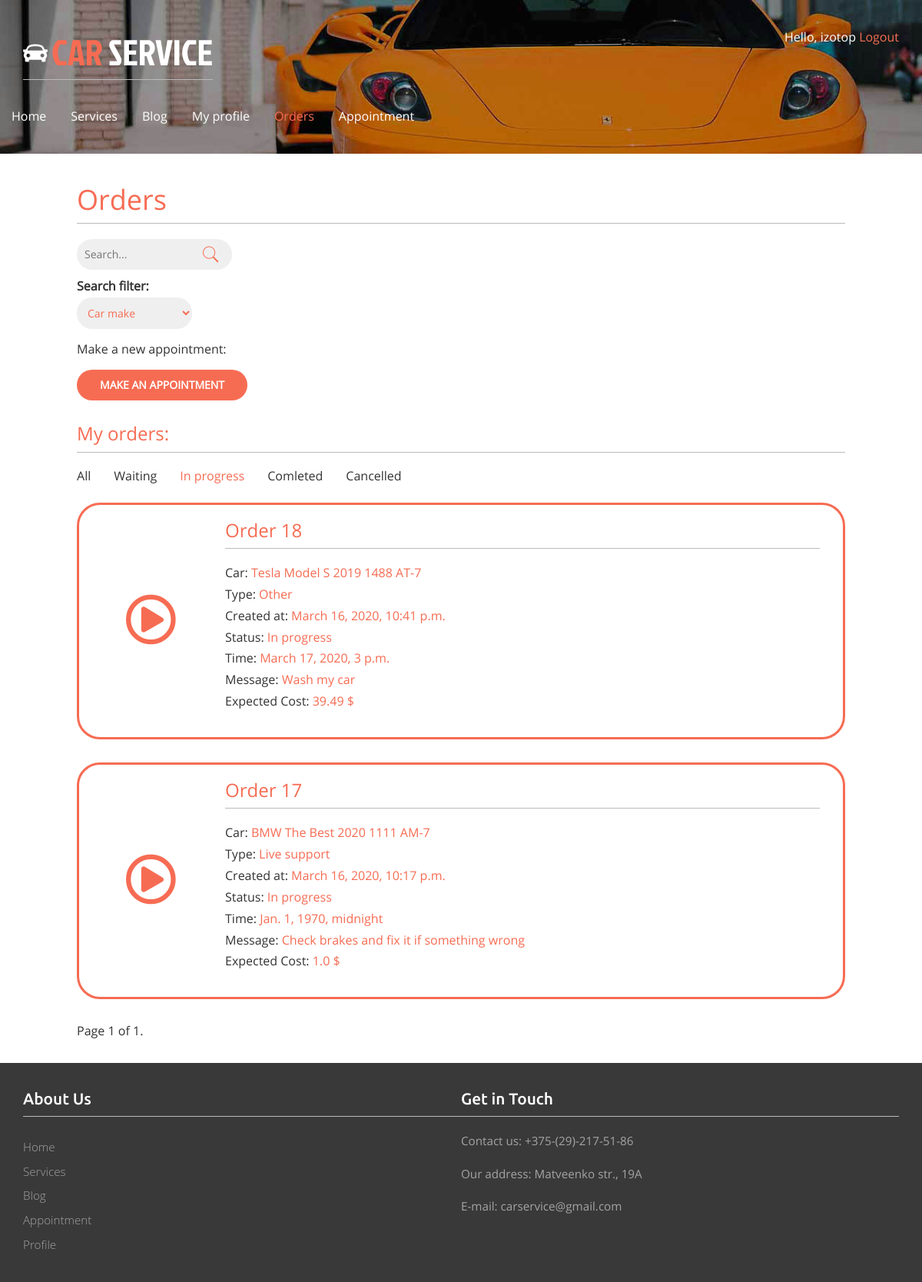
Page /orders/?filter=in-progress (signed in) on the committed database.
### orders/models.py (models this page shows)
class Order(models.Model):
    WORK_TYPE_CHOICES = [
        ('Live support','Live support'),
        ('Repair service', 'Repair service'),
        ('Complete care', 'Complete care'),
        ('Spare parts', 'Spare parts'),
        ('Sales service', 'Sales service'),
        ('Tyre service', 'Tyre service'),
        ('Other', 'Other')
    ]
    STATUS_CHOICES = (
        ('Waiting', 'Waiting'),
        ('In progress', 'In progress'),
        ('Completed', 'Completed'),
        ('Cancelled', 'Canceled'),
    )
    user = models.ForeignKey(User, on_delete=models.CASCADE, related_name='orders')
    profile = models.ForeignKey(Profile, on_delete=models.CASCADE, related_name='user_orders')
    date = models.ForeignKey(OrderDate, on_delete=models.CASCADE, default=1, related_name='order_dates')
    car = models.ForeignKey(Car, on_delete=models.CASCADE, related_name='cars')
    type = models.CharField(choices=WORK_TYPE_CHOICES, max_length=50, default='Other')
    created_at = models.DateTimeField(auto_now_add=True)
    closed_at = models.DateTimeField(null=True)
    status = models.CharField(choices=STATUS_CHOICES, max_length=50, default='Waiting')
    price = models.FloatField(null=True)
    message = models.TextField(max_length=250)

class OrderDate(models.Model):
    ORDER_DATE_CHOICES = [
        ('09:00', '09:00:00'),
        ('10:00', '10:00:00'),
        ('11:00', '11:00:00'),
        ('12:00', '12:00:00'),
        ('13:00', '13:00:00'),
        ('14:00', '14:00:00'),
        ('15:00', '15:00:00'),
        ('16:00', '16:00:00')
    ]
    order_id = models.IntegerField()
    date = models.DateField()
    time = models.TimeField()

### account/models.py (models this page shows)
class Car(models.Model):
    user = models.ForeignKey(User, on_delete=models.CASCADE, related_name='car')
    make = models.CharField(max_length=50)
    model = models.CharField(max_length=100)
    year = models.IntegerField()
    vin = models.CharField(max_length=10)

### orders/views.py (the view, shortened to what this page needs)
# urls.py: path('orders/', include('orders.urls')),
@login_required
def orders(request):
    if request.user.is_superuser:
        object_list = Order.objects.order_by('-created_at')
    else:
        object_list = request.user.orders.all().order_by('-created_at')
    filter = request.GET.get('filter')
    filter_values = {'waiting':'Waiting', 'in-progress':'In progress', 'completed':'Completed', 'cancelled':'Cancelled'}
    if filter:
        object_list = object_list.filter(status=filter_values[filter])
    query = request.GET.get('query')
    search = request.GET.get('search')
    paginator = Paginator(object_list, 3) # По 3 статьи на каждой странице.
    page = request.GET.get('page')
    try:
        orders = paginator.page(page)
        print('Orders:', orders.object_list)
    except PageNotAnInteger:        # Если страница не является целым числом, возвращаем первую страницу.
        orders = paginator.page(1)
        print('PgNotInt:', orders)
    except EmptyPage:        # Если номер страницы больше, чем общее количество страниц, возвращаем последнюю.
        orders = paginator.page(paginator.num_pages)
        print('EmptPg:', orders)
    return render(request, 'orders.html', {'section':'orders', 'orders':orders, 'page':page, 'filter':filter, 'search':request.POST.get('search-filter'), 'query':request.POST.get('query')})

### orders/templates/orders.html (shortened to what this page needs)
{% extends "base.html" %}
{% load static %}
{% block content %}
<h1>Orders</h1>
<div class="search">
    <form method="POST">
       <input type="text" value="" name="query" placeholder="Search...">
       <input type="submit" value="">
        <label for="search-filter">Search filter:</label>
        <select name="search-filter" id="search-filter">
            <option value="Car make"> Car make</option>
        </select>
    </form>
</div>
{% if request.user.is_staff %}
<h3>All orders:</h3>
{% else %}
<div class="new-order">
<p>Make a new appointment:</p>
<a href="appointment" class="button">Make an appointment</a>
</div>
<h3>My orders:</h3>
{% endif %}
<div class="collapse navbar-collapse nav-wil" id="bs-example-navbar-collapse-1">
    <ul class="nav navbar-nav nav-filter">
        <li {% if not filter %} class="active"{% endif %}><a href="/orders/">All</a></li>
        <li {% if filter == 'waiting' %} class="active"{% endif %}><a href="/orders/?filter=waiting">Waiting</a></li>
        <li {% if filter == 'in-progress' %} class="active"{% endif %}><a href="/orders/?filter=in-progress">In progress</a></li>
        <li {% if filter == 'completed' %} class="active"{% endif %}><a href="/orders/?filter=completed">Comleted</a></li>
        <li {% if filter == 'cancelled' %} class="active"{% endif %}><a href="/orders/?filter=cancelled"">Cancelled</a></li>
    </ul>
</div>
{% if orders.object_list.count %}
{% for order in orders.object_list%}
<div class="order">
    <div>
        {% if order.status == 'Cancelled' %}
        <i class="far fa-times-circle"></i>
        {% elif order.status == 'Completed' %}
        <i class="far fa-check-circle"></i>
        {% elif order.status == 'Waiting' %}
        <i class="far fa-clock"></i>
        {% elif order.status == 'In progress'%}
        <i class="far fa-play-circle"></i>
        {% endif %}
    </div>
    <div style="flex-grow: 1;">
        <h3>Order {{order.id}}</h3>
        <p>Car: <span>{{order.car.make}} {{order.car.model}} {{order.car.year}} {{order.car.vin}}</span></p>
        <p>Type: <span>{{order.type}}</span></p>
        <p>Created at: <span>{{order.created_at}}</span></p>
        <p>Status: <span>{{order.status}}</span></p>
        <p>Time: <span>{{order.date.date}},  {{order.date.time}}</span></p>
        <p>Message: <span> {{order.message}}</span></p>
        {% if order.closed_at and order.status != 'Cancelled' %}
        <p>Price: <span>{{order.price}} $</span></p>
        <p>Closed at: <span>{{order.closed_at}}</span> </p>
        {% elif order.status == 'In progress' %}
        <p>Expected Cost: <span>{{order.price}} $</span></p>
        {% endif %}
    </div>
</div>
{% endfor %}
{% else %}
<p>There are no orders.</p>
{% endif %}
{% include "pagination.html" with page=orders %}
{% endblock %}

### account/templates/base.html (shortened to what this page needs)
{% load static %}
<!DOCTYPE html>
<html>
    <head>
        <link href="{% static "css/bootstrap.css" %}" rel='stylesheet' type='text/css' />
        <link href="{% static "css/style.css" %}" rel='stylesheet' type='text/css' />
        <link href="{% static "css/font-awesome/css/all.css" %}" rel="stylesheet" type='text/css'/>
    </head>
    <body>
        <div class="banner banner2">
            <div class="container">
                <div class="header">
                    <div class="logo">
                        <h1><a href="{% url "main" %}"><img src="{% static "images/car.png" %}" alt=""/>CAR <span>SERVICE</span></a></h1>
                    </div>
                    <div class="top_details">
                        <p>
                            {% if request.user.is_authenticated %}
                             Hello, {{ request.user.username }}<a href="{% url "logout" %}"> Logout</a>
                            {% else %}<a href="{% url "login" %}">Log-in</a>{% endif %}
                        </p>
                    </div>
                    <div class="clearfix"></div>
                </div>
                <nav class="navbar navbar-default">
                    <div class="collapse navbar-collapse nav-wil" id="bs-example-navbar-collapse-1">
                        <ul class="nav navbar-nav">
                            <li {% if section == "main" %} class="active"{% endif %}><a href="/main/">Home</a></li>
                            <li {% if section == "services" %} class="active"{% endif %}><a href="{% url "services" %}">Services</a></li>
                            <li {% if section == "blog" %} class="active"{% endif %}><a href="/blog/">Blog</a></li>
                            <li {% if section == "profile" %} class="active"{% endif %}><a href="{% url "profile" %}">My profile</a></li>
                            <li {% if section == "orders" %} class="active"{% endif %}><a href="/orders/">Orders</a></li>
                            <li {% if section == "appointment" %} class="active"{% endif %}><a href="/orders/appointment">Appointment</a></li>
                        </ul>
                    </div>
                 </nav>
            </div>
        </div>
        <div id="content">
        {% block content %}{% endblock %}
        </div>
        <div class="footer2">
            <div class="container">
            <div class="ftr2-grids">
              <div class="col-md-6 ftr2-grid1">
                 <h3>About Us</h3>
                 <ul>
                    <li><a href="about.html">Home</a></li>
                    <li><a href="services.html">Services</a></li>
                    <li><a href="blog.html">Blog</a></li>
                    <li><a href="gallery.html">Appointment</a></li>
                    <li><a href="contact.html">Profile</a></li>
                 </ul>
             </div>
             <div class="col-md-6 ftr6-grid3">
                 <h3>Get in Touch</h3>
                <p>Contact us: +375-(29)-217-51-86</p>
                <p>Our address: Matveenko str., 19A</p>
                <p>E-mail: carservice@gmail.com</p>
             </div>
             <div class="clearfix"></div>
        </div>

### account/static/css/style.css (style rules this page uses)
h4, h5, h6, h1, h2, h3 { border-bottom:1px solid #bbb; padding:0 0 10px 0; margin:20px 0 20px 0; color:#f66c53; }
ul, ol { margin: 0; padding:0; }
p { margin: 5px 0px; font-size: 12pt; }
.navbar-nav { margin: -15px; margin-bottom: 10px; }
.nav-filter a { color: #333 !important; }
i { cursor: pointer; }
select { width: 15%; }
html, body { font-family: 'OpenSans-Regular'; font-size: 100%; background: #ffffff; }
.new-order p { padding-bottom: 10px; }
.new-order { margin-bottom: 30px; }
.order { border-radius: 30px; border: solid 3px #f66c53; padding: 0px 30px 30px 30px; margin-bottom: 30px; background-clip: padding-box; display: flex; flex-direction: row; align-items: center; }
.order i { width: 100px; height: 100px; font-size: 50pt; padding-top: 30px; color: #f66c53; margin: 0px 30px; }
.info span, .car span, .order span, .edit-order span, .search span { color:#f66c53; }
h1 { border-bottom:1px solid #bbb; padding:0 0 10px 0; margin:10px 0 20px 0; color:#f66c53; }
input[type=submit], button, a.button { font-weight:bold; background:#f66c53; color:#fff; padding: 10px 30px; font-size:14px; text-transform:uppercase; border: 0; border-radius: 20px; margin: 0px 0px; }
#content { padding: 30px 100px ; }
form { overflow:auto; }
label { float:left; clear:both; color:#333; margin-bottom:4px; }
input[type="text"], input[type="password"], input[type="email"], input[type="file"], input[type="number"], textarea, select { clear:both; float:left; margin:0 0 10px; background:#efefef; border:0; font-size:14px; border-radius: 20px; padding: 10px 10px; border: 0px solid #f66c53; color:#f66c53; }
body a { transition:0.5s all; -webkit-transition:0.5s all; -moz-transition:0.5s all; -o-transition:0.5s all; -ms-transition:0.5s all; text-decoration: none; color: #f66c53; }
.banner { background:url(../images/bg3.jpg) no-repeat 0px -120px; background-size:cover; min-height:800px; }
.header { margin-top:2em; }
.logo { float:left; }
.logo h1 a { color:#F66C53; text-decoration:none; font-family:'JockeyOne-Regular'; font-size:1.3em; }
.logo h1 a img { margin-right:5px; vertical-align:initial; }
.logo h1 a span { color:#fff; }
.top_details { float:right; }
.top_details p { color:#fff; margin-bottom:0.5em; }
.search { border-radius: 3px; }
.search input[type="submit"] { background: url('../images/search1.png') no-repeat 0px 8px; border: none; cursor: pointer; position: absolute; margin-left: -40px; }
.navbar-default { background:none; border:none; }
.navbar-default ul li { display:inline-block; }
.navbar-default ul li a { display:block; color:#fff; text-decoration:none; padding:0 2em 0 0; }
ul.navbar-nav li.active a { background:none!important; color:#F66C53!important; }
.navbar-default .navbar-nav > li > a { color:#fff; }
.navbar-collapse { padding:0; }
.navbar { margin:2em 0; }
.footer2 { background:#393939; padding-bottom: 1em; }
.ftr2-grid1 { padding:1em 0; }
.ftr6-grid3 { padding: 1em 0; }
.ftr2-grid1 h3 { color:#fff; font-size:1.3em; font-weight:300; font-family: 'Ubuntu-Medium'; }
.ftr2-grid1 ul { margin:1.5em 0 0em 0; }
.ftr2-grid1 ul li { display:block; }
.ftr2-grid1 ul li a { display:block; padding:5px 0; color:#a4a4a4; font-size:0.95em; font-weight:300; text-decoration:none; font-family: 'Open Sans', sans-serif; }
.ftr6-grid3 h3 { color: #fff; font-size: 1.3em; font-family: 'Ubuntu-Medium'; }
.ftr6-grid3 p { margin-top:1.3em; color:#a4a4a4; font-size:0.95em; line-height:1.5em; }
.banner2 { background: url(../images/bg3.jpg) no-repeat 0px -375px; background-size: cover; min-height: 200px; max-height: 200px; }
.button { font-size: 0.85em; margin-top: 5px; padding: 10px 15px; display: inline-block; background:#F66C53; color: #FFF; outline: 0; }

### rows in the picture
Order: id "18", car.make "Tesla", car.model "Model S", car.year "2019", car.vin "1488 AT-7", type "Other", created_at "March 16, 2020, 10:41 p.m.", status "In progress", date "March 17, 2020", date.time "3 p.m.", message "Wash my car", price "39.49"
Order: id "17", car.make "BMW", car.model "The Best", car.year "2020", car.vin "1111 AM-7", type "Live support", created_at "March 16, 2020, 10:17 p.m.", status "In progress", date "Jan. 1, 1970", date.time "midnight", message "Check brakes and fix it if something wrong", price "1.0"

### other values in the picture
{{ request.user.username }} "izotop"
{{ page.number }} "1"
{{ page.paginator.num_pages }} "1"
